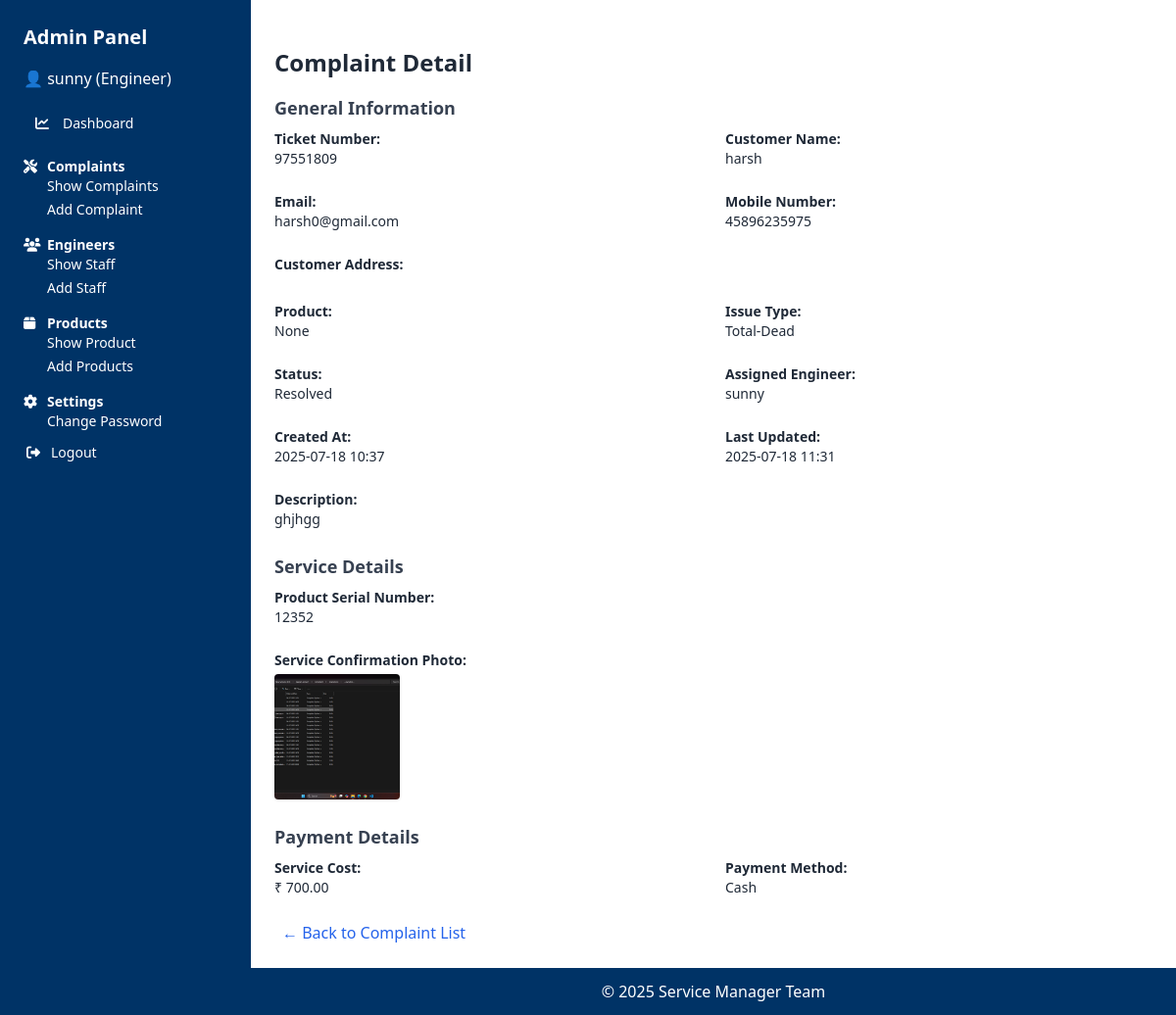
Screenshot of /complaint/complaints/2/ (signed in) with the database file from the repository.
### complaint/models.py (models this page shows, shortened)
class Profile(models.Model):
    ROLE_CHOICES = [
        ('admin', 'Admin'),
        ('manager', 'Service Manager'),
        ('engineer', 'Service Engineer'),
        ('accountant', 'Accountant'),
        ('tally', 'Tally User'),
    ]
    user = models.OneToOneField(User, on_delete=models.CASCADE)
    role = models.CharField(max_length=20, choices=ROLE_CHOICES)
    class Meta:
        ordering = ['role']
        verbose_name = "User Profile"
        verbose_name_plural = "User Profiles"

class Complaint(models.Model):
    STATUS_CHOICES = [
        ('open', 'Open'),
        ('in_progress', 'In Progress'),
        ('resolved', 'Resolved'),
        ('pending', 'Pending'),
    ]
    PAYMENT_METHOD_CHOICES = [
        ('cash', 'Cash'),
        ('online', 'Online'),
    ]
    PAYMENT_STATUS_CHOICES = [
        ('unpaid', 'Unpaid'),
        ('paid', 'Paid'),
    ]
    customer_name = models.CharField(max_length=100)
    mobile_number = models.CharField(max_length=15)
    email = models.EmailField(null=True, blank=True)
    product = models.ForeignKey('product.Product', on_delete=models.CASCADE, null=True, blank=True)
    issue_type = models.CharField(max_length=50, choices=[
        ('Screen-blank', 'Screen Blank'),
        ('Total-Dead', 'Total Dead'),
        ('Installation', 'Installation'),
        ('App-Issue', 'App Issue'),
        ('Break', 'Break'),
        ('Sound-Problem', 'Sound Problem'),
        ('Touch-Issue', 'Touch Issue'),
        ('OPS-not-working', 'OPS Not Working'),
        ('Software-Issue', 'Software Issue'),
        ('Other', 'Other'),
    ], default='Other')
    description = models.TextField()
    ticket_number = models.CharField(max_length=20, unique=True)
    status = models.CharField(max_length=20, choices=STATUS_CHOICES, default='open')
    created_at = models.DateTimeField(auto_now_add=True)
    updated_at = models.DateTimeField(auto_now=True)
    assigned_engineer = models.ForeignKey(User, on_delete=models.SET_NULL, null=True, blank=True)
    resolution_photo = models.ImageField(upload_to='resolution_photos/', blank=True, null=True)
    assigned_date = models.DateTimeField(null=True, blank=True)
    resolved_date = models.DateTimeField(null=True, blank=True)
    product_serial_number = models.CharField(max_length=100, blank=True, null=True)
    service_confirmation_photo = models.ImageField(upload_to='service_confirmations/', blank=True, null=True)
    service_cost = models.DecimalField(max_digits=10, decimal_places=2, null=True, blank=True)
    payment_method = models.CharField(max_length=10, choices=PAYMENT_METHOD_CHOICES, blank=True, null=True)
    payment_status = models.CharField(
        max_length=10,
        choices=PAYMENT_STATUS_CHOICES,
        default='unpaid'
    )
    payment_proof = models.ImageField(upload_to='payment_proofs/', blank=True, null=True)
    payment_confirmation_photo = models.ImageField(upload_to='payment_confirmations/', blank=True, null=True)
    sms_log = models.TextField(blank=True, null=True)
    pincode = models.CharField(max_length=10, blank=True, null=True)
    city = models.CharField(max_length=100, blank=True, null=True)
    state = models.CharField(max_length=100, blank=True, null=True)
    area = models.CharField(max_length=150, blank=True, null=True)
    street = models.CharField(max_length=150, blank=True, null=True)
    landmark = models.CharField(max_length=150, blank=True, null=True)  # optional
    class Meta:
        ordering = ['-created_at']
        verbose_name = "Customer Complaint"
        verbose_name_plural = "Customer Complaints"

### complaint/views.py (the view)
# urls.py: path('complaints/<int:pk>/', views.complaint_detail, name='complaint_detail'),
@login_required
def complaint_detail(request, pk):
    complaint = get_object_or_404(Complaint, pk=pk)
    return render(request, 'complaint/complaint_detail.html', {
        'complaint': complaint
    })

### complaint/templates/complaint/complaint_detail.html (shortened to what this page needs)
{% extends 'base.html' %}
{% load static %}
{% block content %}
<div class="max-w-6xl mx-auto mt-6">
    <h2 class="text-2xl font-bold text-gray-800 mb-4">Complaint Detail</h2>
    <h3 class="text-lg font-semibold text-gray-700 mb-2">General Information</h3>
    <div class="grid grid-cols-1 md:grid-cols-2 gap-6 text-sm mb-6">
        <div><p class="font-semibold">Ticket Number:</p><p>{{ complaint.ticket_number }}</p></div>
        <div><p class="font-semibold">Customer Name:</p><p>{{ complaint.customer_name }}</p></div>
        <div><p class="font-semibold">Email:</p><p>{{ complaint.email|default:"-" }}</p></div>
        <div><p class="font-semibold">Mobile Number:</p><p>{{ complaint.mobile_number }}</p></div>
        <div class="md:col-span-2">
        <p class="font-semibold mb-1">Customer Address:</p>
        </div>
        <div><p class="font-semibold">Product:</p><p>{{ complaint.product }}</p></div>
        <div><p class="font-semibold">Issue Type:</p><p>{{ complaint.issue_type }}</p></div>
        <div><p class="font-semibold">Status:</p><p>{{ complaint.get_status_display }}</p></div>
        <div><p class="font-semibold">Assigned Engineer:</p><p>{{ complaint.assigned_engineer.username|default:"Not Assigned" }}</p></div>
        <div><p class="font-semibold">Created At:</p><p>{{ complaint.created_at|date:"Y-m-d H:i" }}</p></div>
        <div><p class="font-semibold">Last Updated:</p><p>{{ complaint.updated_at|date:"Y-m-d H:i" }}</p></div>
        <div class="md:col-span-2">
            <p class="font-semibold">Description:</p>
            <p class="whitespace-pre-line">{{ complaint.description }}</p>
        </div>
    </div>
    <h3 class="text-lg font-semibold text-gray-700 mb-2">Service Details</h3>
    <div class="grid grid-cols-1 md:grid-cols-2 gap-6 text-sm mb-6">
        {% if complaint.product_serial_number %}
            <div>
                <p class="font-semibold">Product Serial Number:</p>
                <p>{{ complaint.product_serial_number }}</p>
            </div>
        {% endif %}
        {% if complaint.service_confirmation_photo %}
            <div class="md:col-span-2">
                <p class="font-semibold mb-1">Service Confirmation Photo:</p>
                <a href="{{ complaint.service_confirmation_photo.url }}" target="_blank">
                    <img src="{{ complaint.service_confirmation_photo.url }}" alt="Service Confirmation"
                         class="w-32 h-32 object-cover rounded shadow hover:scale-105 transition-transform duration-300">
                </a>
            </div>
        {% endif %}
    </div>
    <h3 class="text-lg font-semibold text-gray-700 mb-2">Payment Details</h3>
    <div class="grid grid-cols-1 md:grid-cols-2 gap-6 text-sm mb-6">
        {% if complaint.service_cost %}
            <div><p class="font-semibold">Service Cost:</p><p>₹ {{ complaint.service_cost }}</p></div>
        {% endif %}
        {% if complaint.payment_method %}
            <div><p class="font-semibold">Payment Method:</p><p>{{ complaint.payment_method|capfirst }}</p></div>
        {% endif %}
    </div>
    <div class="mt-6">
        <a href="{% url 'complaint_list' %}" class="inline-block ml-2 text-blue-600 hover:underline">
            ← Back to Complaint List
        </a>
    </div>
</div>
{% endblock %}

### complaint/templates/base.html (shortened to what this page needs)
<!DOCTYPE html>
<html lang="en" x-data="{ sidebarOpen: false }" class="h-full">
<head>
    <link rel="stylesheet" href="https://cdnjs.cloudflare.com/ajax/libs/font-awesome/6.5.0/css/all.min.css" />
    <script src="https://cdn.tailwindcss.com"></script>
</head>
<body class="bg-white-100 text-gray-800 h-full">
    <div class="flex h-screen overflow-hidden">
        <aside
            class="fixed inset-y-0 left-0 z-40 w-64 bg-primary text-white p-6 transform md:translate-x-0 transition-transform duration-200 ease-in-out md:static md:inset-0"
            :class="{ '-translate-x-full': !sidebarOpen }"
        >
            <div class="flex items-center justify-between mb-4">
                <h2 class="text-xl font-bold">Admin Panel</h2>
            </div>
            {% if user.is_authenticated %}
                <p class="mb-4">👤 {{ user.username }} ({{ user.profile.role|title }})</p>
                <nav class="space-y-3 text-sm">
    <a href="{% url 'admin_dashboard' %}" class="flex items-center hover:bg-blue-800 px-3 py-2 rounded">
        <i class="fas fa-chart-line w-5 mr-2"></i>
        Dashboard
    </a>
    <div>
        <p class="text-sm font-semibold mt-4 flex items-center">
            <i class="fas fa-tools w-4 mr-2"></i>
            Complaints
        </p>
        <ul class="pl-6 space-y-1">
            <li><a href="{% url 'complaint_list' %}" class="block hover:text-blue-300">Show Complaints</a></li>
            <li><a href="{% url 'user_complaint_form' %}" class="block hover:text-blue-300">Add Complaint</a></li>
        </ul>
    </div>
    <div>
        <p class="text-sm font-semibold mt-4 flex items-center">
            <i class="fas fa-users w-4 mr-2"></i>
            Engineers
        </p>
        <ul class="pl-6 space-y-1">
            <li><a href="{% url 'show_staff' %}" class="block hover:text-blue-300">Show Staff</a></li>
            <li><a href="{% url 'add_staff' %}" class="block hover:text-blue-300">Add Staff</a></li>
        </ul>
    </div>
    <div>
        <p class="text-sm font-semibold mt-4 flex items-center">
            <i class="fas fa-box w-4 mr-2"></i>
            Products
        </p>
        <ul class="pl-6 space-y-1">
            <li><a href="{% url 'product_list' %}" class="block hover:text-blue-300">Show Product</a></li>
            <li><a href="{% url 'add_product' %}" class="block hover:text-blue-300">Add Products</a></li>
        </ul>
    </div>
    <div>
        <p class="text-sm font-semibold mt-4 flex items-center">
            <i class="fas fa-cog w-4 mr-2"></i>
            Settings
        </p>
        <ul class="pl-6 space-y-1">
            <li><a href="{% url 'change_password' %}" class="block hover:text-blue-300">Change Password</a></li>
        </ul>
    </div>
    <form method="POST" action="{% url 'logout' %}" class="mt-6 flex items-center">
        <button type="submit" class="flex items-center text-white hover:text-red-400">
            <i class="fas fa-sign-out-alt w-5 mr-2"></i>
            Logout
        </button>
    </form>
</nav>
            {% else %}
                <a href="{% url 'login' %}" class="underline hover:text-gray-300">Login</a>
            {% endif %}
        </aside>
        <div class="flex-1 flex flex-col overflow-y-auto">
            <main class="p-6">
                {% block content %}{% endblock %}
            </main>
            <footer class="bg-primary text-white text-center py-3 mt-auto">
                <p>&copy; 2025 Service Manager Team</p>
            </footer>
        </div>
    </div>
</body>
</html>

### rows the page displays
Complaint: ticket_number "97551809", customer_name "harsh", email "harsh0@gmail.com", mobile_number "45896235975", product "None", issue_type "Total-Dead", status "Resolved", assigned_engineer.username "sunny", created_at "2025-07-18 10:37", updated_at "2025-07-18 11:31", description "ghjhgg", product_serial_number "12352", service_confirmation_photo (picture), service_cost "700.00", payment_method "Cash"

### other values shown
{{ user.username }} "sunny"
{{ user.profile.role|title }} "Engineer"
